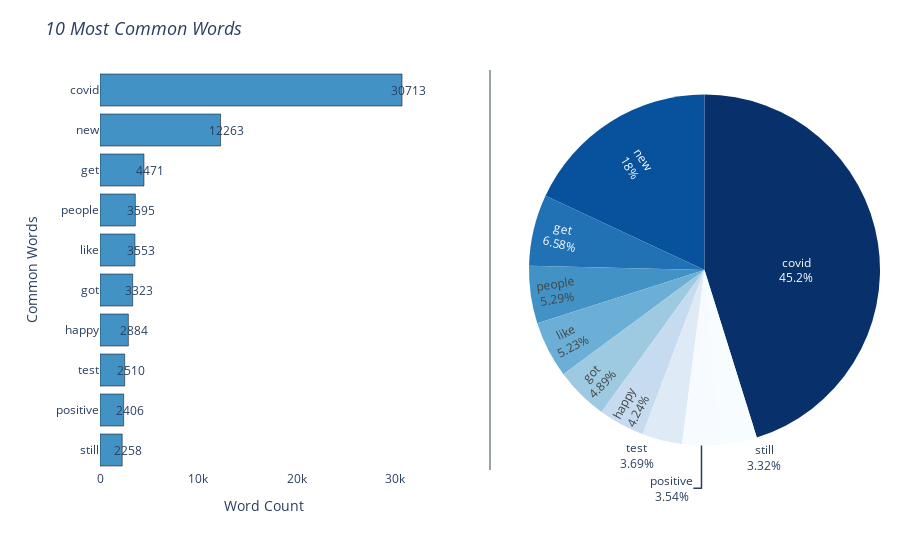

The notebook cell saved with this chart:
### Code cell
colors = ['rgb(8,48,107)', 'rgb(8,81,156)', 'rgb(33,113,181)', 'rgb(66,146,198)',
              'rgb(107,174,214)', 'rgb(158,202,225)', 'rgb(198,219,239)',
              'rgb(222,235,247)', 'rgb(247,251,255)', 'rgb(247,253,255)']

# Set layout for Plotly Subplots
fig = make_subplots(rows=1, cols=2, specs=[[{"type": "xy"}, {"type": "domain"}]],
                    vertical_spacing=0.001)

# Add First Plot
fig.add_trace(go.Bar(x=data['Count'].head(10), y=data['Words'].head(10), marker=dict(color='rgba(66,146,198, 1)',
                                                                                 line=dict(color='Black'), ),
                     name='Bar Chart', orientation='h'), 1, 1)

# Add Second Plot
fig.add_trace(go.Pie(labels=data['Words'].head(10), values=data['Count'].head(15), textinfo='label+percent',
                     insidetextorientation='radial', marker=dict(colors=colors, line=dict(color='DarkSlateGrey')),
                     name='Pie Chart'), 1, 2)
# customize layout
fig.update_layout(shapes=[dict(type="line", xref="paper", yref="paper", x0=0.5, y0=0, x1=0.5, y1=1.0,
                               line_color='DarkSlateGrey', line_width=1)])

# customize plot title
fig.update_layout(showlegend=False,
                  title=dict(text=" <i>10 Most Common Words</i>",
                             font=dict(size=18, )))

# Customize backgroound, margins, axis, title
fig.update_layout(yaxis=dict(showgrid=False,
                             showline=False,
                             showticklabels=True,
                             domain=[0, 1],
                             categoryorder='total ascending',
                             title=dict(text='Common Words', font_size=14)),
                  xaxis=dict(zeroline=False,
                             showline=False,
                             showticklabels=True,
                             showgrid=True,
                             domain=[0, 0.42],
                             title=dict(text='Word Count', font_size=14)),
                  margin=dict(l=100, r=20, t=70, b=70),
                  paper_bgcolor='rgba(0,0,0,0)',
                  plot_bgcolor='rgba(0,0,0,0)')

# Specify X and Y values for Annotations
x = data['Count'].head(10).to_list()
y = data['Words'].head(10).to_list()

# Show annotations on plot
annotations = [dict(xref='x1', yref='y1', x=xa + data['Count'][0], y=ya, text=str(xa), showarrow=False) for xa, ya in zip(x, y)]

fig.update_layout(annotations=annotations)
fig.show()

### Figure 1 — Plotly figure (JSON) as saved in the notebook; plotly's stock layout.template omitted (floating-point values rounded to 4 significant figures)
{"data": [{"marker": {"color": "rgba(66,146,198, 1)", "line": {"color": "Black"}}, "name": "Bar Chart", "orientation": "h", "type": "bar", "x": [30713, 12263, 4471, 3595, 3553, 3323, 2884, 2510, 2406, 2258], "xaxis": "x", "y": ["covid", "new", "get", "people", "like", "got", "happy", "test", "positive", "still"], "yaxis": "y"}, {"domain": {"x": [0.55, 1], "y": [0, 1]}, "insidetextorientation": "radial", "labels": ["covid", "new", "get", "people", "like", "got", "happy", "test", "positive", "still"], "marker": {"colors": ["rgb(8,48,107)", "rgb(8,81,156)", "rgb(33,113,181)", "rgb(66,146,198)", "rgb(107,174,214)", "rgb(158,202,225)", "rgb(198,219,239)", "rgb(222,235,247)", "rgb(247,251,255)", "rgb(247,253,255)"], "line": {"color": "DarkSlateGrey"}}, "name": "Pie Chart", "textinfo": "label+percent", "type": "pie", "values": [30713, 12263, 4471, 3595, 3553, 3323, 2884, 2510, 2406, 2258, 2154, 2022, 1990, 1980, 1906]}], "layout": {"annotations": [{"showarrow": false, "text": "30713", "x": 31330, "xref": "x", "y": "covid", "yref": "y"}, {"showarrow": false, "text": "12263", "x": 12880, "xref": "x", "y": "new", "yref": "y"}, {"showarrow": false, "text": "4471", "x": 5088, "xref": "x", "y": "get", "yref": "y"}, {"showarrow": false, "text": "3595", "x": 4212, "xref": "x", "y": "people", "yref": "y"}, {"showarrow": false, "text": "3553", "x": 4170, "xref": "x", "y": "like", "yref": "y"}, {"showarrow": false, "text": "3323", "x": 3940, "xref": "x", "y": "got", "yref": "y"}, {"showarrow": false, "text": "2884", "x": 3501, "xref": "x", "y": "happy", "yref": "y"}, {"showarrow": false, "text": "2510", "x": 3127, "xref": "x", "y": "test", "yref": "y"}, {"showarrow": false, "text": "2406", "x": 3023, "xref": "x", "y": "positive", "yref": "y"}, {"showarrow": false, "text": "2258", "x": 2875, "xref": "x", "y": "still", "yref": "y"}], "autosize": true, "margin": {"b": 70, "l": 100, "r": 20, "t": 70}, "paper_bgcolor": "rgba(0, 0, 0, 0)", "plot_bgcolor": "rgba(0, 0, 0, 0)", "shapes": [{"line": {"color": "DarkSlateGrey", "width": 1}, "type": "line", "x0": 0.5, "x1": 0.5, "xref": "paper", "y0": 0, "y1": 1, "yref": "paper"}], "showlegend": false, "title": {"font": {"size": 18}, "text": " <i>10 Most Common Words</i>"}, "xaxis": {"anchor": "y", "autorange": true, "domain": [0, 0.42], "range": [0, 32840.0], "showgrid": true, "showline": false, "showticklabels": true, "title": {"font": {"size": 14}, "text": "Word Count"}, "type": "linear", "zeroline": false}, "yaxis": {"anchor": "x", "autorange": true, "categoryorder": "total ascending", "domain": [0, 1], "range": [-0.5, 9.5], "showgrid": false, "showline": false, "showticklabels": true, "title": {"font": {"size": 14}, "text": "Common Words"}, "type": "category"}}}
